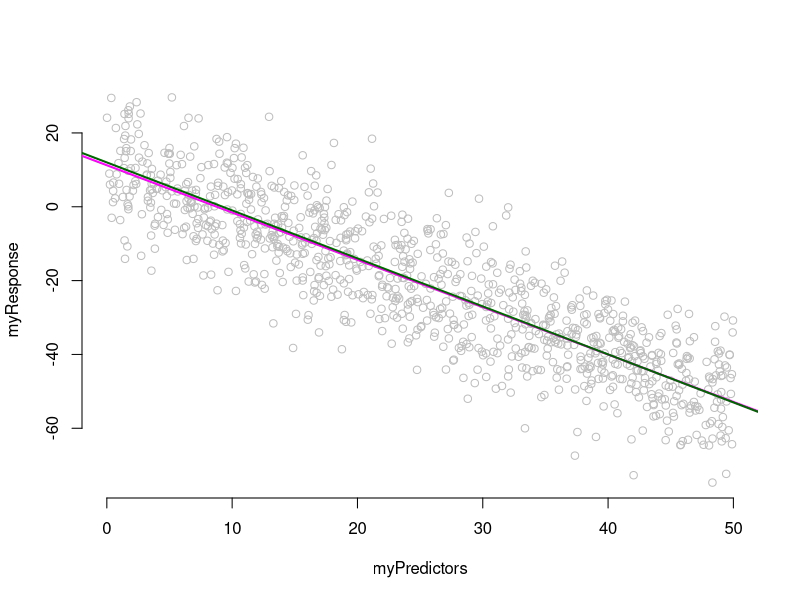

This figure's R source:
## ---- chunk 1

myPredictors = runif(1000, min=0, max=50)
myIntercept=12
mySigma=10
myBeta= -1.3

myResponse = sapply(myPredictors, function(i){
  myMean = mean=myIntercept + i*myBeta ## get the mean
  responseI = rnorm(n=1, myMean, sd=mySigma) ## add in the normally distributed error
  return(responseI)
 })



## ---- chunk 2

myl=lm(myResponse~myPredictors)
summary(myl)


plot(myPredictors, myResponse, bty="n", col = "gray")
abline(myl, col = "magenta", lwd=2)
abline(a=myIntercept, b=myBeta, col = "darkgreen", lwd=2)
